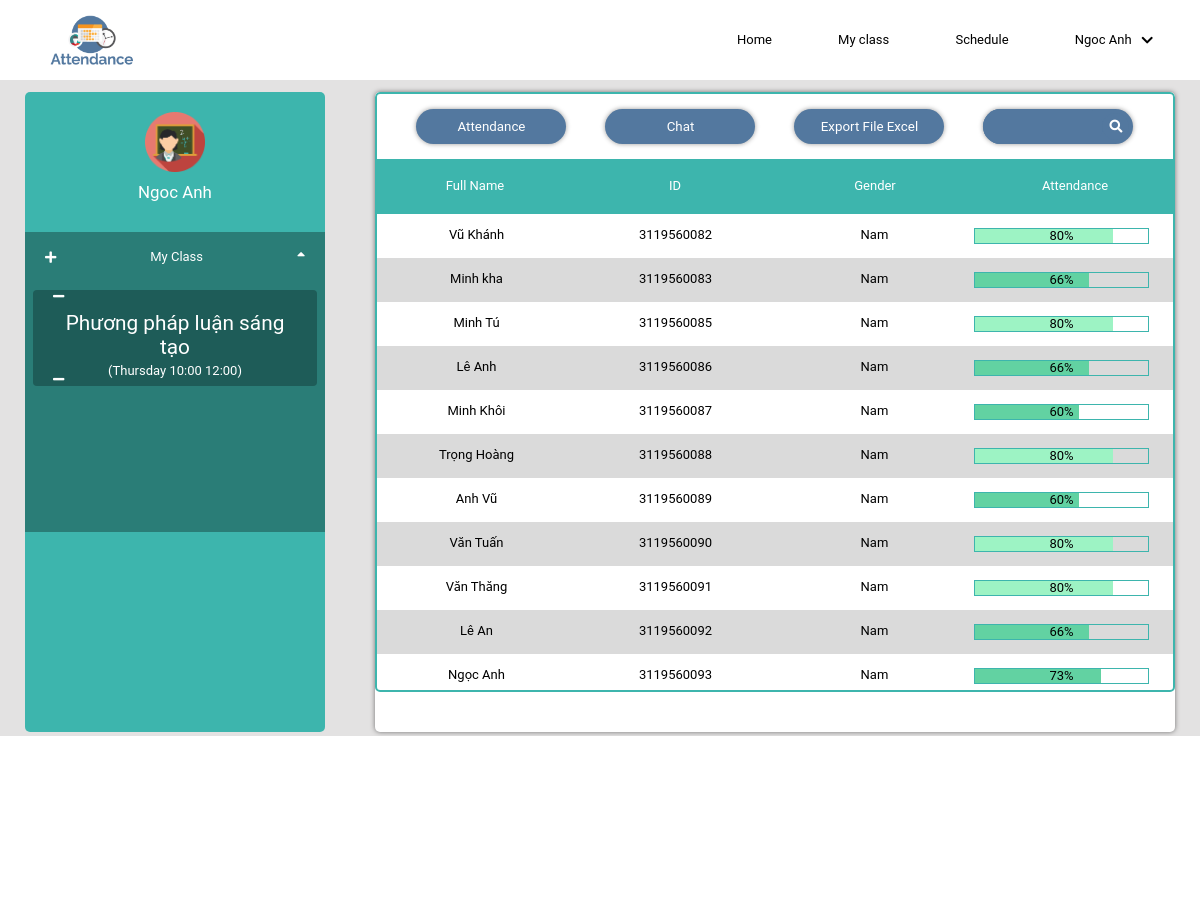
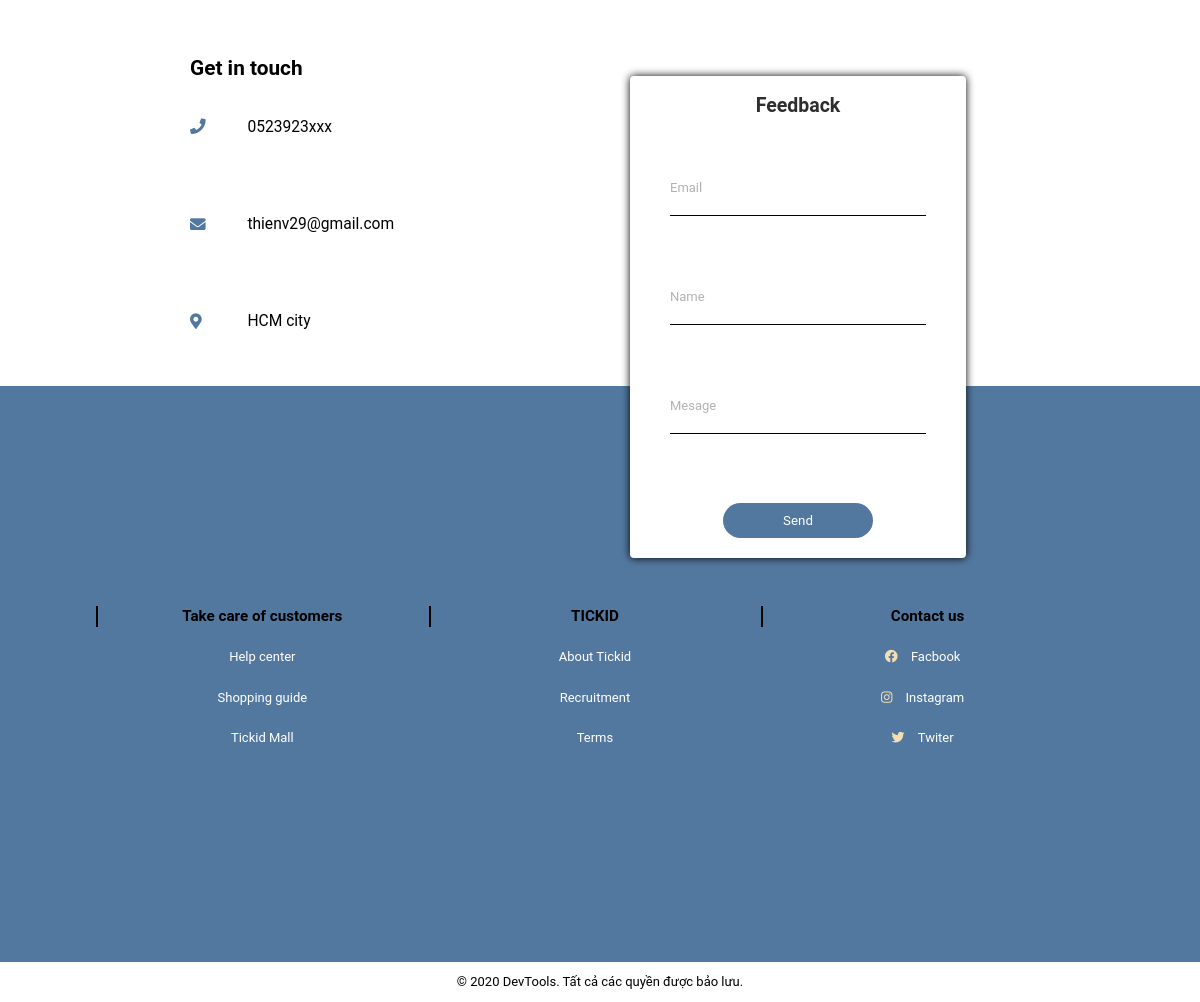
The app's page /Myclass.php (signed in) with its own data (2 pictures, top to bottom).
### tables this page shows
CREATE TABLE `tbl_teacher` (
  `id_giaovien` int(11) NOT NULL,
  `lastName` varchar(100) NOT NULL,
  `password` varchar(100) NOT NULL,
  `fisrtName` varchar(100) NOT NULL,
  `email_teacher` varchar(100) NOT NULL,
  `id_faculty` int(11) NOT NULL,
  `gender` varchar(10) NOT NULL,
  `id_school` int(11) NOT NULL
);

CREATE TABLE `tbl_class` (
  `id_class` int(11) NOT NULL,
  `subject` varchar(100) NOT NULL,
  `id_teacher` int(11) NOT NULL,
  `dayOfWeek` varchar(10) NOT NULL,
  `timeStart` time NOT NULL,
  `timeOver` time NOT NULL,
  `id_school` int(11) NOT NULL
);

CREATE TABLE `tbl_group_student` (
  `id_student` int(11) NOT NULL,
  `id_class` int(11) NOT NULL,
  `stringAtten` varchar(500) NOT NULL,
  `id_school` int(11) NOT NULL,
  `id` int(11) NOT NULL
);

CREATE TABLE `tbl_student` (
  `lastName` varchar(100) NOT NULL,
  `id_student` int(11) NOT NULL,
  `id` varchar(100) NOT NULL,
  `fisrtName` varchar(100) NOT NULL,
  `id_school` int(11) NOT NULL,
  `gender` varchar(10) NOT NULL,
  `pass` varchar(100) NOT NULL,
  `email` varchar(100) NOT NULL
);

### Myclass.php (the view, shortened to what the rows shown need)
<?php
if (!isset($_SESSION['user'])) {
    header('location:login.php');
} else {
    include('getFullName.php');
    $checkLogin = '<li class="unline menuUser">
    <div class="logged-user-coin">'
        . $FullName .
        '</div>
    <i class="logged-icon fas fa-chevron-down">
        <ul class="user-menu">
            <li class="user-option-item">
                <a href="ChangePass.php" class="logout modalChangePass">Change Password</a>
            </li>
            <li class="user-option-item">
                <i class="fas fa-sign-out-alt"></i>
                <a href="logout.php" class="logout">Logout</a>
            </li>
        </ul>
    </i>
</li>';
}
?>
<!DOCTYPE html>
<html lang="en">
<head>
    <link rel="stylesheet" href="css/style.css">
    <link rel="stylesheet" href="vendor/fontawesome-free-5.14.0-web/css/all.css">
    <link rel="stylesheet" href="css/aos.css" />
</head>
<body>
    <header class="header myclasses grid-fullwidth gridrow" style="background-color: while;">
        <div class="headerContainer gridrow grid">
            <div class="menuHeader grid-col-5">
                <ul class="gridrow  ">
                    <?php
                    echo $checkLogin;
                    ?>
                </ul>
            </div>
        </div>
    </header>
    <div class="body mclass">
        <section class="sectionHeadMyclass grid gridrow ">
            <div class="attendanceNote grid-col-3" data-aos="fade-right">
                <div class="attendanceNote-profile">
                    <div class="attendanceNote-profile-img">
                        <img src="images/iconteacher.png" alt="" srcset=" ">
                    </div>
                    <span><?php echo $FullName ?></span>
                </div>
                <div class="attendanceNote-class active">
                    <?php
                    include('config.php');
                    $idteacher = $_SESSION['idteacher'];
                    $sql = "SELECT tbl_class.subject,tbl_class.id_class,tbl_class.dayOfWeek,tbl_class.timeStart,tbl_class.timeOver FROM tbl_teacher,tbl_class where tbl_class.id_teacher=tbl_teacher.id_giaovien and tbl_teacher.id_giaovien='$idteacher'";
                    $old = mysqli_query($conn, $sql);
                    $countClass = 0;
                    $listIdClass = array();
                    if (mysqli_num_rows($old) > 0) {
                        while ($row = $old->fetch_assoc()) {
                            array_push($listIdClass, $row['id_class']);
                            $temp = "";
                            if ($countClass == 0) {
                                $temp = "active";
                            }
                            $row['timeStart'] = substr($row['timeStart'], 0, 5);
                            $row['timeOver'] = substr($row['timeOver'], 0, 5);
                            echo '<div class="attendanceNote-class-item ' . $temp . '" idClass="' .   $row['id_class'] .  '">
                                <i class="fas fa-minus"></i>
                                <div class="attendanceNote-class-item-text">
                                    <span class="attendanceNote-class-item-name">' . $row['subject'] . '</span>
                                    <br>
                                    <span class="attendanceNote-class-item-time">(' . $row['dayOfWeek'] . ' ' . $row['timeStart'] . ' ' . $row['timeOver'] . ')</span>
                                    </div>
                                    <i class="fas fa-minus"></i>
                                </div>';
                            $countClass++;
                        }
                    }
                    ?>
                </div>
            </div>
            <div class="allClass grid-col-8 grid gridrow">
                <div class="hasClass grid-col-12">
                    <?php
                    for ($i = 0; $i < $countClass; $i++) {
                        if ($i == 0) {
                            echo '<div class="bodyTblClass active" datatbl="">';
                            $sql = 'SELECT tbl_student.lastName,tbl_student.fisrtName,tbl_student.gender,tbl_student.id,tbl_group_student.stringAtten FROM tbl_student,tbl_group_student WHERE tbl_student.id_student=tbl_group_student.id_student and tbl_group_student.id_class=' . $listIdClass[$i];
                            $old = mysqli_query($conn, $sql);
                            if (mysqli_num_rows($old) > 0) {
                                while ($row = $old->fetch_assoc()) {
                                    $percent = substr_count($row['stringAtten'], 'x') / strlen($row['stringAtten']) * 100;
                                    settype($percent, "integer");
                                    echo '<div class="bodyTblClass-student gridrow">
                                         <div class="bodyTblClass-student-fullname grid-col-3">
                                             <span>' . $row['fisrtName'] . ' ' . $row['lastName'] . '</span>
                                         </div>
                                         <div class="bodyTblClass-student-id grid-col-3">
                                             <span>' . $row['id'] . '</span>
                                         </div>
                                         <div class="bodyTblClass-student-action grid-col-3">
                                             <span>' . $row['gender'] . '</span>
                                         </div>
                                         <div class="bodyTblClass-student-attendance grid-col-3">
                                             <span>' . $percent . '%</span>
                                             <div class="processBar"></div>
                                         </div>
                                     </div>';
                                }
                            }
                        } else if ($i > 0) {
                            echo '<div class="bodyTblClass" datatbl="">';
                            $sql2 = 'SELECT tbl_student.lastName,tbl_student.fisrtName,tbl_student.gender,tbl_student.id,tbl_group_student.stringAtten FROM tbl_student,tbl_group_student WHERE tbl_student.id_student=tbl_group_student.id_student and tbl_group_student.id_class=' . $listIdClass[$i];
                            $old2 = mysqli_query($conn, $sql2);
                            if (mysqli_num_rows($old2) > 0) {
                                while ($row = $old2->fetch_assoc()) {
                                    $percent = substr_count($row['stringAtten'], 'x') / strlen($row['stringAtten']) * 100;
                                    settype($percent, "integer");
                                    echo '<div class="bodyTblClass-student gridrow">
                                         <div class="bodyTblClass-student-fullname grid-col-3">
                                             <span>' . $row['fisrtName'] . ' ' . $row['lastName'] . '</span>
                                         </div>
                                         <div class="bodyTblClass-student-id grid-col-3">
                                             <span>' . $row['id'] . '</span>
                                         </div>
                                         <div class="bodyTblClass-student-action grid-col-3">
                                             <span>' . $row['gender'] . '</span>
                                         </div>
                                         <div class="bodyTblClass-student-attendance grid-col-3">
                                             <span>' . $percent . '%</span>
                                             <div class="processBar"></div>
                                         </div>
                                     </div>';
                                }
                            }
                        }
                        echo '</div>';
                    }
                    ?>
                </div>
            </div>
        </section>
    </div>
    <footer class="footer">
        <div class="footer-feedback">
            <div class="footer-feedback-right">
                <form action="/diemdanh/controller/feedback.php" class="form" data-aos="fade-up" id="formfeedback" method="POST">
                    <h2>Feedback</h2>
                </form>
            </div>
        </div>
    </footer>
</body>
</html>

### records on screen
tbl_teacher: FullName "Ngoc Anh"
tbl_class: subject "Phương pháp luận sáng tạo", dayOfWeek "Thursday", timeStart "10:00", timeOver "12:00"
tbl_group_student: id_student.fisrtName "Vũ", id_student.lastName "Khánh", id_student "3119560082", id_student.gender "Nam", percent "80"
tbl_group_student: id_student.fisrtName "Minh", id_student.lastName "kha", id_student "3119560083", id_student.gender "Nam", percent "66"
tbl_group_student: id_student.fisrtName "Minh", id_student.lastName "Tú", id_student "3119560085", id_student.gender "Nam", percent "80"
tbl_group_student: id_student.fisrtName "Lê", id_student.lastName "Anh", id_student "3119560086", id_student.gender "Nam", percent "66"
tbl_group_student: id_student.fisrtName "Minh", id_student.lastName "Khôi", id_student "3119560087", id_student.gender "Nam", percent "60"
tbl_group_student: id_student.fisrtName "Trọng", id_student.lastName "Hoàng", id_student "3119560088", id_student.gender "Nam", percent "80"
tbl_group_student: id_student.fisrtName "Anh", id_student.lastName "Vũ", id_student "3119560089", id_student.gender "Nam", percent "60"
tbl_group_student: id_student.fisrtName "Văn", id_student.lastName "Tuấn", id_student "3119560090", id_student.gender "Nam", percent "80"
tbl_group_student: id_student.fisrtName "Văn", id_student.lastName "Thăng", id_student "3119560091", id_student.gender "Nam", percent "80"
tbl_group_student: id_student.fisrtName "Lê", id_student.lastName "An", id_student "3119560092", id_student.gender "Nam", percent "66"
tbl_group_student: id_student.fisrtName "Ngọc", id_student.lastName "Anh", id_student "3119560093", id_student.gender "Nam", percent "73"
